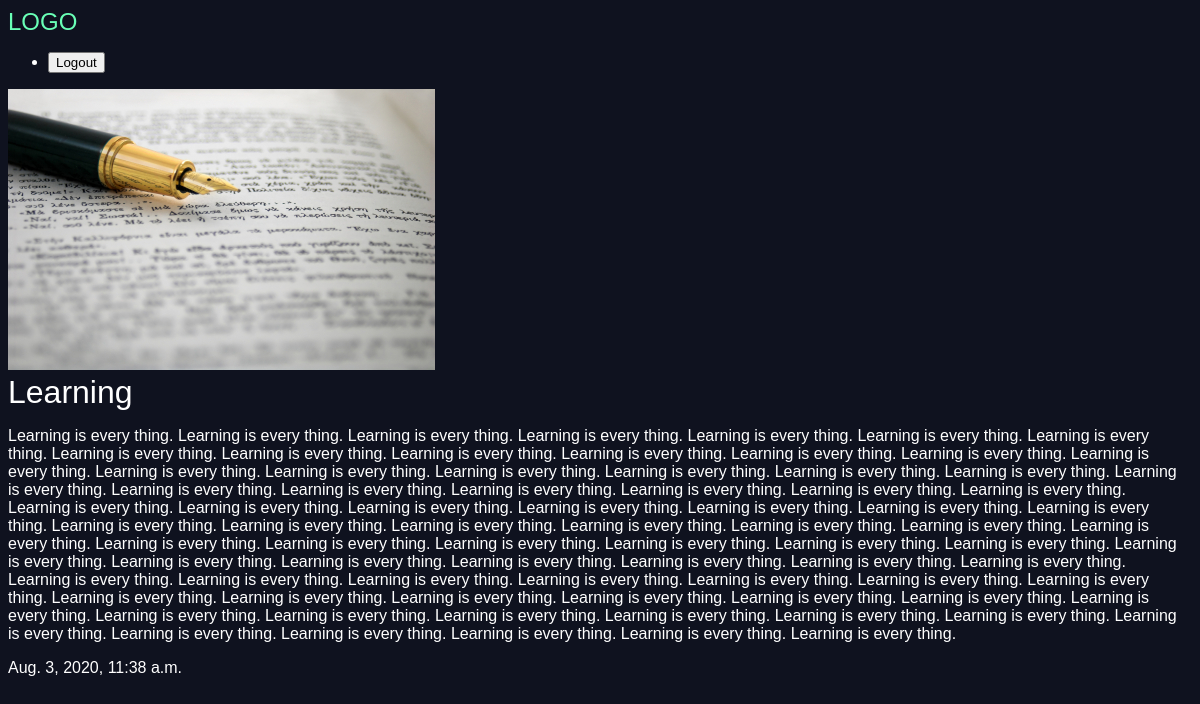
The app's page /articles/Learning, older data.
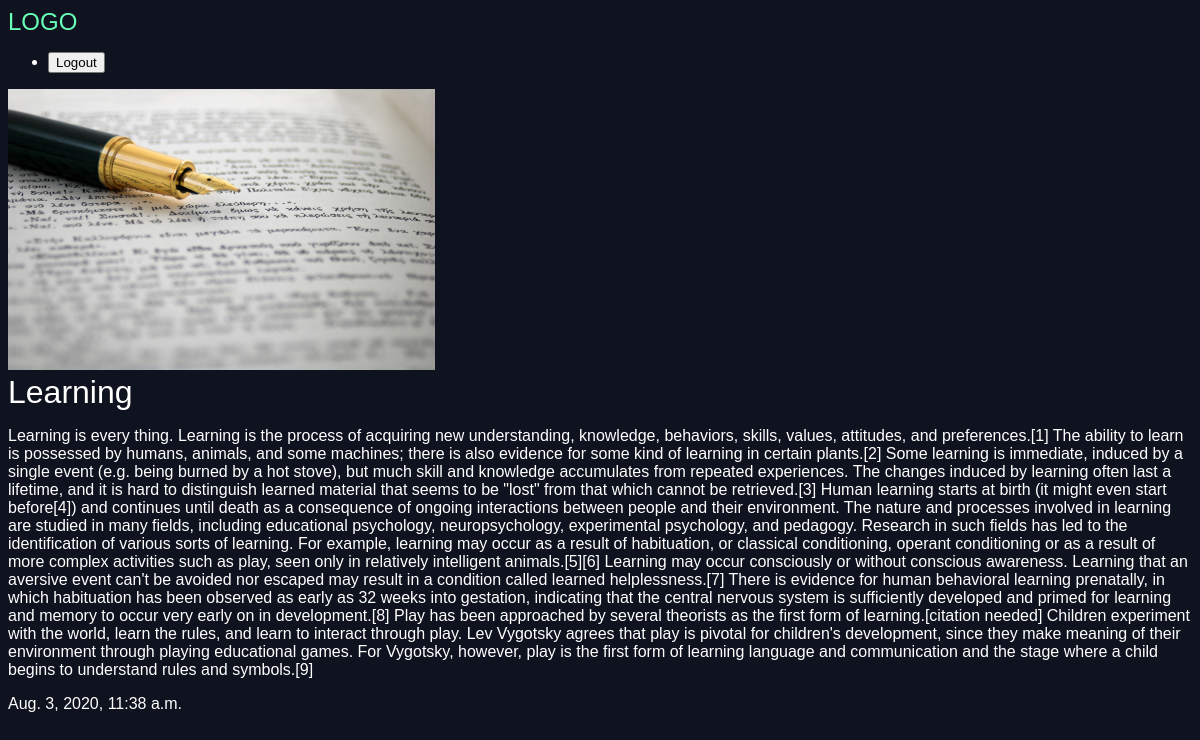
The same page, newer data.
### articles/models.py (models this page shows, shortened)
class Article(models.Model):
    title = models.CharField(max_length = 100)
    slug = models.SlugField()
    body = models.TextField()
    date = models.DateTimeField(auto_now_add = True)
    image = models.ImageField(default='default.jpg', blank=True)

### articles/views.py (the view)
# urls.py: path('<slug>', views.articles_detail,name="detail"),
def articles_detail(request, slug):
    article = models.Article.objects.get(slug=slug)
    return render(request, 'articles/article_detail.html', {'article':article})

### articles/templates/articles/article_detail.html (shortened to what this page needs)
{% extends 'base.html' %}
{% block content %}
<div class="article-detail">
  <div class="article">
    <img src="{{article.image.url}}" alt="">
    <h1>{{article.title}}</h1>
    <p>{{article.body}}</p>
    <p>{{article.date}}</p>
  </div>
</div>
{% endblock %}

### templates/base.html (shortened to what this page needs)
{% load static %}
<!DOCTYPE html>
<html lang="en" dir="ltr">
  <head>
    <link rel="stylesheet" href="{% static 'styles.css' %}">
  </head>
  <body>
    <h2><a href="{% url 'articles:list' %}">LOGO</a></h2>
    <nav>
      <ul>
        <li>
          <form class="logout-link" action="{% url 'accounts:logout' %}" method="post">
            <button type="submit">Logout</button>
          </form>
        </li>
      </ul>
    </nav>
    <div class="wrapper">
      {% block content %}
      {% endblock %}
    </div>
  </body>
</html>

### assets/styles.css (style rules this page uses)
body { background-color: #0f121f; background-image: url(stars.jpg); background-repeat: no-repeat; background-attachment: fixed; color: #fff; }
body * { font-family: arial; }
h1,h2,h3,h4,h5,h6 { font-weight: normal; margin: 0; }
a,a:hover,a:visited { color: #69ffb6; text-decoration:none; }

Row changes from the older to the newer data that the page shows:
changed Article "Learning": body "…every thing. Learning is every thing. Learning is every thing. Learning is every thing. Learning is every thing. Learning is every thing. Learning is every thing. Learning is every thing. Learning is every thing. Learning is every thing. Learning is every thing. Learning is every thing. Learning is every thing. Learning is every thing. Learning is every thing. Learning is every thing. Learning is every thing. Learning is every thing. Learning is every thing. Learning is every thing. Learning is every thing. Learning is every thing. Learning is every thing. Learning is every thing. Learning is every thing. Learning is every thing. Learning is every thing. Learning is every thing. Learning…" → "…every thing. Learning is the process of acquiring new understanding, knowledge, behaviors, skills, values, attitudes, and preferences.[1] The ability to learn is possessed by humans, animals, and some machines; there is also evidence for some kind of learning in certain plants.[2] Some learning is immediate, induced by a single event (e.g. being burned by a hot stove), but much skill and knowledge accumulates from repeated experiences. The changes induced by learning often last a lifetime, and it is hard to distinguish learned material that seems to be \"lost\" from that which cannot be retrieved.[3] Human learning starts at birth (it might even start before[4]) and continues until death as…"
